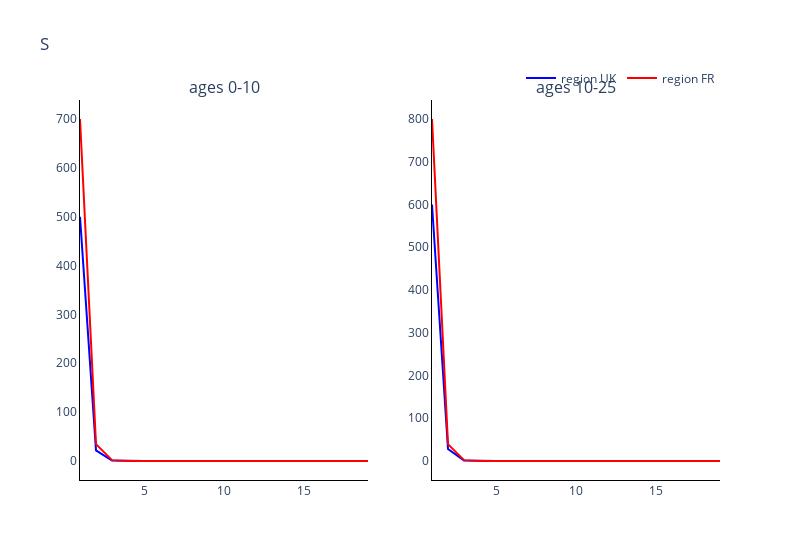
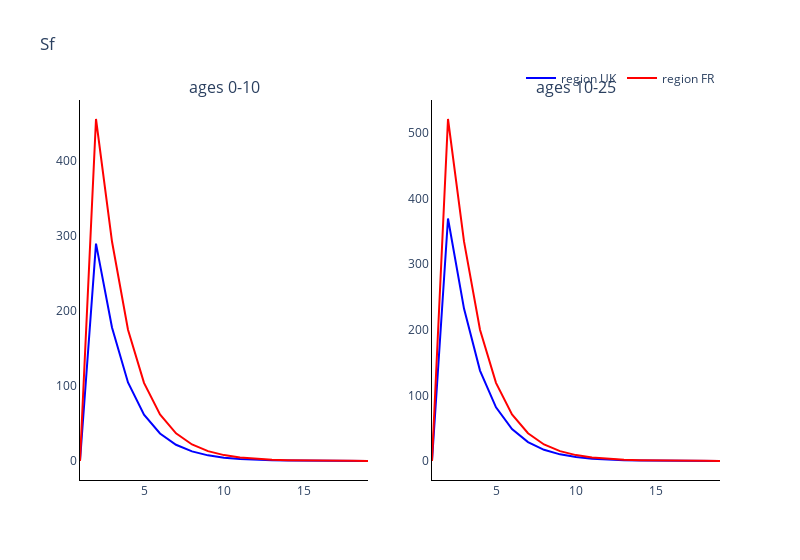
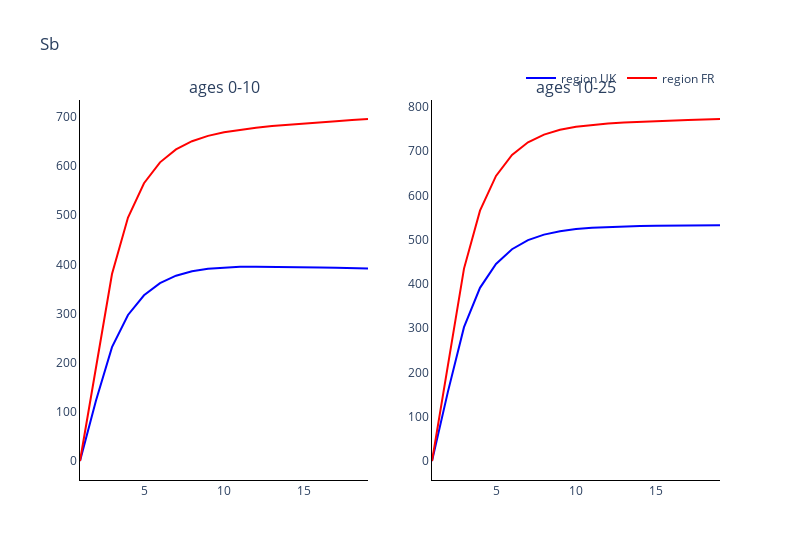
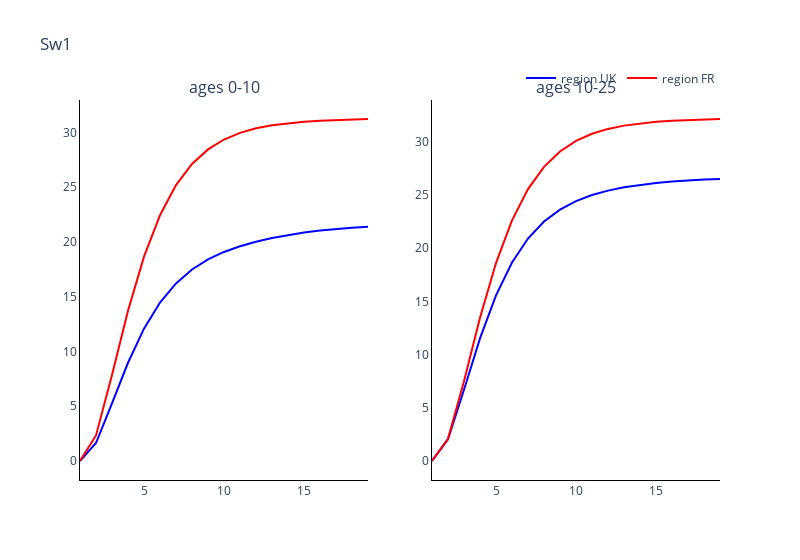

Write notebook code for charts like these, in order.
### Markdown cell above
### Plot the comparments of the two regions against each other

### Code cell
# Trace names - represent the solver used for the simulation
trace_name = ['region {}'.format(r) for r in regions]

# Compartment list - type and age
comparments = []
for n in model.output_names():
    comparments.append('{}'.format(n))

# Plot for each comparment
for c, comparment in enumerate(comparments):
    fig = go.Figure()
    fig = make_subplots(rows=int(np.ceil(len(age_groups)/2)), cols=2, subplot_titles=tuple('ages {}'.format(a) for a in age_groups))
    # Plot (line plot for each solver method for each age)
    for a, age in enumerate(age_groups):
        if a != 0:
            for o, out in enumerate(outputs):
                fig.add_trace(
                    go.Scatter(
                        y=out[:, c*len(age_groups)+a],
                        x=parameters.simulation_parameters.times,
                        mode='lines',
                        name=trace_name[o],
                        line_color=colours[o],
                        showlegend=False
                    ),
                    row= int(np.floor(a / 2)) + 1,
                    col= a % 2 + 1
                )
        
        else:
            for o, out in enumerate(outputs):
                fig.add_trace(
                    go.Scatter(
                        y=out[:, c*len(age_groups)+a],
                        x=parameters.simulation_parameters.times,
                        mode='lines',
                        name=trace_name[o],
                        line_color=colours[o]
                    ),
                    row= int(np.floor(a / 2)) + 1,
                    col= a % 2 + 1
                )

    # Add axis labels
    fig.update_layout(
        boxmode='group',
        title=comparment, 
        width=800,
        plot_bgcolor='white',
        xaxis=dict(linecolor='black'),
        yaxis=dict(linecolor='black'),
        xaxis2=dict(linecolor='black'),
        yaxis2=dict(linecolor='black'),
        xaxis3=dict(linecolor='black'),
        yaxis3=dict(linecolor='black'),
        xaxis4=dict(linecolor='black'),
        yaxis4=dict(linecolor='black'),
        xaxis5=dict(linecolor='black'),
        yaxis5=dict(linecolor='black'),
        xaxis6=dict(linecolor='black'),
        yaxis6=dict(linecolor='black'),
        xaxis7=dict(linecolor='black'),
        yaxis7=dict(linecolor='black'),
        xaxis8=dict(linecolor='black'),
        yaxis8=dict(linecolor='black'),
        legend=dict(
            orientation="h",
            yanchor="bottom",
            y=1.02,
            xanchor="right",
            x=1
        ))

    fig.show()

### Figure 1 — Plotly figure (JSON) as saved in the notebook; plotly's stock layout.template omitted (floating-point values rounded to 4 significant figures)
{"data": [{"line": {"color": "blue"}, "mode": "lines", "name": "region UK", "type": "scatter", "x": [1, 2, 3, 4, 5, 6, 7, 8, 9, 10, 11, 12, 13, 14, 15, 16, 17, 18, 19], "xaxis": "x", "y": [500, 21.83, 1.091, 0.09018, 0.03589, 0.02709, 0.02102, 0.01626, 0.01272, 0.01025, 0.008519, 0.007359, 0.006603, 0.006122, 0.005827, 0.005658, 0.005565, 0.00552, 0.005528], "yaxis": "y"}, {"line": {"color": "red"}, "mode": "lines", "name": "region FR", "type": "scatter", "x": [1, 2, 3, 4, 5, 6, 7, 8, 9, 10, 11, 12, 13, 14, 15, 16, 17, 18, 19], "xaxis": "x", "y": [700, 34.52, 1.787, 0.1502, 0.06021, 0.04532, 0.03517, 0.02709, 0.02103, 0.0167, 0.01378, 0.01177, 0.01044, 0.00958, 0.009045, 0.008679, 0.008429, 0.008271, 0.008176], "yaxis": "y"}, {"line": {"color": "blue"}, "mode": "lines", "name": "region UK", "showlegend": false, "type": "scatter", "x": [1, 2, 3, 4, 5, 6, 7, 8, 9, 10, 11, 12, 13, 14, 15, 16, 17, 18, 19], "xaxis": "x2", "y": [600, 27.88, 1.423, 0.1187, 0.04739, 0.0358, 0.02778, 0.02146, 0.01676, 0.01347, 0.01114, 0.009572, 0.008535, 0.00786, 0.007433, 0.007172, 0.007016, 0.006927, 0.006908], "yaxis": "y2"}, {"line": {"color": "red"}, "mode": "lines", "name": "region FR", "showlegend": false, "type": "scatter", "x": [1, 2, 3, 4, 5, 6, 7, 8, 9, 10, 11, 12, 13, 14, 15, 16, 17, 18, 19], "xaxis": "x2", "y": [800, 39.5, 2.045, 0.1717, 0.06856, 0.05138, 0.03964, 0.0303, 0.0233, 0.01829, 0.01492, 0.0126, 0.01105, 0.01006, 0.009444, 0.00902, 0.00873, 0.008548, 0.008437], "yaxis": "y2"}], "layout": {"annotations": [{"font": {"size": 16}, "showarrow": false, "text": "ages 0-10", "x": 0.225, "xanchor": "center", "xref": "paper", "y": 1, "yanchor": "bottom", "yref": "paper"}, {"font": {"size": 16}, "showarrow": false, "text": "ages 10-25", "x": 0.775, "xanchor": "center", "xref": "paper", "y": 1, "yanchor": "bottom", "yref": "paper"}], "boxmode": "group", "legend": {"orientation": "h", "x": 1, "xanchor": "right", "y": 1.02, "yanchor": "bottom"}, "plot_bgcolor": "white", "title": {"text": "S"}, "width": 800, "xaxis": {"anchor": "y", "domain": [0, 0.45], "linecolor": "black"}, "xaxis2": {"anchor": "y2", "domain": [0.55, 1], "linecolor": "black"}, "xaxis3": {"linecolor": "black"}, "xaxis4": {"linecolor": "black"}, "xaxis5": {"linecolor": "black"}, "xaxis6": {"linecolor": "black"}, "xaxis7": {"linecolor": "black"}, "xaxis8": {"linecolor": "black"}, "yaxis": {"anchor": "x", "domain": [0, 1], "linecolor": "black"}, "yaxis2": {"anchor": "x2", "domain": [0, 1], "linecolor": "black"}, "yaxis3": {"linecolor": "black"}, "yaxis4": {"linecolor": "black"}, "yaxis5": {"linecolor": "black"}, "yaxis6": {"linecolor": "black"}, "yaxis7": {"linecolor": "black"}, "yaxis8": {"linecolor": "black"}}}

### Figure 2 — Plotly figure (JSON) as saved in the notebook; plotly's stock layout.template omitted (floating-point values rounded to 4 significant figures)
{"data": [{"line": {"color": "blue"}, "mode": "lines", "name": "region UK", "type": "scatter", "x": [1, 2, 3, 4, 5, 6, 7, 8, 9, 10, 11, 12, 13, 14, 15, 16, 17, 18, 19], "xaxis": "x", "y": [0, 289.6, 177.9, 104.6, 61.84, 36.61, 21.65, 12.78, 7.529, 4.434, 2.615, 1.547, 0.9216, 0.5548, 0.3395, 0.213, 0.1386, 0.09474, 0.06884], "yaxis": "y"}, {"line": {"color": "red"}, "mode": "lines", "name": "region FR", "type": "scatter", "x": [1, 2, 3, 4, 5, 6, 7, 8, 9, 10, 11, 12, 13, 14, 15, 16, 17, 18, 19], "xaxis": "x", "y": [0, 455.6, 292.3, 174.8, 104.0, 61.95, 36.91, 22.0, 13.13, 7.842, 4.694, 2.818, 1.7, 1.033, 0.6353, 0.398, 0.2564, 0.1718, 0.1213], "yaxis": "y"}, {"line": {"color": "blue"}, "mode": "lines", "name": "region UK", "showlegend": false, "type": "scatter", "x": [1, 2, 3, 4, 5, 6, 7, 8, 9, 10, 11, 12, 13, 14, 15, 16, 17, 18, 19], "xaxis": "x2", "y": [0, 369.7, 232.4, 137.9, 81.78, 48.55, 28.82, 17.09, 10.13, 6.008, 3.568, 2.126, 1.274, 0.7706, 0.4728, 0.2964, 0.192, 0.13, 0.09314], "yaxis": "y2"}, {"line": {"color": "red"}, "mode": "lines", "name": "region FR", "showlegend": false, "type": "scatter", "x": [1, 2, 3, 4, 5, 6, 7, 8, 9, 10, 11, 12, 13, 14, 15, 16, 17, 18, 19], "xaxis": "x2", "y": [0, 521.3, 334.7, 200.1, 119.1, 70.94, 42.26, 25.19, 15.03, 8.977, 5.372, 3.223, 1.942, 1.178, 0.7227, 0.4508, 0.2885, 0.1916, 0.1337], "yaxis": "y2"}], "layout": {"annotations": [{"font": {"size": 16}, "showarrow": false, "text": "ages 0-10", "x": 0.225, "xanchor": "center", "xref": "paper", "y": 1, "yanchor": "bottom", "yref": "paper"}, {"font": {"size": 16}, "showarrow": false, "text": "ages 10-25", "x": 0.775, "xanchor": "center", "xref": "paper", "y": 1, "yanchor": "bottom", "yref": "paper"}], "boxmode": "group", "legend": {"orientation": "h", "x": 1, "xanchor": "right", "y": 1.02, "yanchor": "bottom"}, "plot_bgcolor": "white", "title": {"text": "Sf"}, "width": 800, "xaxis": {"anchor": "y", "domain": [0, 0.45], "linecolor": "black"}, "xaxis2": {"anchor": "y2", "domain": [0.55, 1], "linecolor": "black"}, "xaxis3": {"linecolor": "black"}, "xaxis4": {"linecolor": "black"}, "xaxis5": {"linecolor": "black"}, "xaxis6": {"linecolor": "black"}, "xaxis7": {"linecolor": "black"}, "xaxis8": {"linecolor": "black"}, "yaxis": {"anchor": "x", "domain": [0, 1], "linecolor": "black"}, "yaxis2": {"anchor": "x2", "domain": [0, 1], "linecolor": "black"}, "yaxis3": {"linecolor": "black"}, "yaxis4": {"linecolor": "black"}, "yaxis5": {"linecolor": "black"}, "yaxis6": {"linecolor": "black"}, "yaxis7": {"linecolor": "black"}, "yaxis8": {"linecolor": "black"}}}

### Figure 3 — Plotly figure (JSON) as saved in the notebook; plotly's stock layout.template omitted (floating-point values rounded to 4 significant figures)
{"data": [{"line": {"color": "blue"}, "mode": "lines", "name": "region UK", "type": "scatter", "x": [1, 2, 3, 4, 5, 6, 7, 8, 9, 10, 11, 12, 13, 14, 15, 16, 17, 18, 19], "xaxis": "x", "y": [0, 123.1, 231.5, 297.1, 337.1, 361.7, 376.8, 385.9, 391.0, 393.7, 394.9, 395.3, 395.1, 394.7, 394.2, 393.6, 393.0, 392.2, 391.3], "yaxis": "y"}, {"line": {"color": "red"}, "mode": "lines", "name": "region FR", "type": "scatter", "x": [1, 2, 3, 4, 5, 6, 7, 8, 9, 10, 11, 12, 13, 14, 15, 16, 17, 18, 19], "xaxis": "x", "y": [0, 193.8, 380.2, 495.2, 564.9, 607.4, 633.7, 650.4, 661.2, 668.6, 673.9, 677.9, 681.2, 684.0, 686.6, 688.9, 691.2, 693.4, 695.5], "yaxis": "y"}, {"line": {"color": "blue"}, "mode": "lines", "name": "region UK", "showlegend": false, "type": "scatter", "x": [1, 2, 3, 4, 5, 6, 7, 8, 9, 10, 11, 12, 13, 14, 15, 16, 17, 18, 19], "xaxis": "x2", "y": [0, 157.2, 302.4, 391.1, 445.2, 478.3, 498.8, 511.4, 519.2, 523.9, 526.8, 528.6, 529.8, 530.6, 531.2, 531.7, 532.0, 532.2, 532.3], "yaxis": "y2"}, {"line": {"color": "red"}, "mode": "lines", "name": "region FR", "showlegend": false, "type": "scatter", "x": [1, 2, 3, 4, 5, 6, 7, 8, 9, 10, 11, 12, 13, 14, 15, 16, 17, 18, 19], "xaxis": "x2", "y": [0, 221.7, 434.6, 565.4, 644.0, 691.3, 719.9, 737.3, 748.2, 755.0, 759.5, 762.5, 764.7, 766.5, 767.9, 769.2, 770.4, 771.5, 772.5], "yaxis": "y2"}], "layout": {"annotations": [{"font": {"size": 16}, "showarrow": false, "text": "ages 0-10", "x": 0.225, "xanchor": "center", "xref": "paper", "y": 1, "yanchor": "bottom", "yref": "paper"}, {"font": {"size": 16}, "showarrow": false, "text": "ages 10-25", "x": 0.775, "xanchor": "center", "xref": "paper", "y": 1, "yanchor": "bottom", "yref": "paper"}], "boxmode": "group", "legend": {"orientation": "h", "x": 1, "xanchor": "right", "y": 1.02, "yanchor": "bottom"}, "plot_bgcolor": "white", "title": {"text": "Sb"}, "width": 800, "xaxis": {"anchor": "y", "domain": [0, 0.45], "linecolor": "black"}, "xaxis2": {"anchor": "y2", "domain": [0.55, 1], "linecolor": "black"}, "xaxis3": {"linecolor": "black"}, "xaxis4": {"linecolor": "black"}, "xaxis5": {"linecolor": "black"}, "xaxis6": {"linecolor": "black"}, "xaxis7": {"linecolor": "black"}, "xaxis8": {"linecolor": "black"}, "yaxis": {"anchor": "x", "domain": [0, 1], "linecolor": "black"}, "yaxis2": {"anchor": "x2", "domain": [0, 1], "linecolor": "black"}, "yaxis3": {"linecolor": "black"}, "yaxis4": {"linecolor": "black"}, "yaxis5": {"linecolor": "black"}, "yaxis6": {"linecolor": "black"}, "yaxis7": {"linecolor": "black"}, "yaxis8": {"linecolor": "black"}}}

### Figure 4 — Plotly figure (JSON) as saved in the notebook; plotly's stock layout.template omitted (floating-point values rounded to 4 significant figures)
{"data": [{"line": {"color": "blue"}, "mode": "lines", "name": "region UK", "type": "scatter", "x": [1, 2, 3, 4, 5, 6, 7, 8, 9, 10, 11, 12, 13, 14, 15, 16, 17, 18, 19], "xaxis": "x", "y": [0, 1.641, 5.253, 8.969, 12.08, 14.47, 16.22, 17.48, 18.4, 19.09, 19.61, 20.02, 20.36, 20.63, 20.86, 21.04, 21.19, 21.3, 21.38], "yaxis": "y"}, {"line": {"color": "red"}, "mode": "lines", "name": "region FR", "type": "scatter", "x": [1, 2, 3, 4, 5, 6, 7, 8, 9, 10, 11, 12, 13, 14, 15, 16, 17, 18, 19], "xaxis": "x", "y": [0, 2.332, 7.861, 13.71, 18.66, 22.44, 25.19, 27.12, 28.45, 29.35, 29.96, 30.38, 30.66, 30.85, 30.98, 31.08, 31.14, 31.19, 31.23], "yaxis": "y"}, {"line": {"color": "blue"}, "mode": "lines", "name": "region UK", "showlegend": false, "type": "scatter", "x": [1, 2, 3, 4, 5, 6, 7, 8, 9, 10, 11, 12, 13, 14, 15, 16, 17, 18, 19], "xaxis": "x2", "y": [0, 2.052, 6.695, 11.52, 15.56, 18.66, 20.91, 22.5, 23.63, 24.42, 24.99, 25.41, 25.72, 25.96, 26.14, 26.28, 26.38, 26.45, 26.51], "yaxis": "y2"}, {"line": {"color": "red"}, "mode": "lines", "name": "region FR", "showlegend": false, "type": "scatter", "x": [1, 2, 3, 4, 5, 6, 7, 8, 9, 10, 11, 12, 13, 14, 15, 16, 17, 18, 19], "xaxis": "x2", "y": [0, 2.08, 7.498, 13.45, 18.6, 22.61, 25.56, 27.65, 29.09, 30.08, 30.76, 31.21, 31.52, 31.73, 31.88, 31.98, 32.05, 32.1, 32.14], "yaxis": "y2"}], "layout": {"annotations": [{"font": {"size": 16}, "showarrow": false, "text": "ages 0-10", "x": 0.225, "xanchor": "center", "xref": "paper", "y": 1, "yanchor": "bottom", "yref": "paper"}, {"font": {"size": 16}, "showarrow": false, "text": "ages 10-25", "x": 0.775, "xanchor": "center", "xref": "paper", "y": 1, "yanchor": "bottom", "yref": "paper"}], "boxmode": "group", "legend": {"orientation": "h", "x": 1, "xanchor": "right", "y": 1.02, "yanchor": "bottom"}, "plot_bgcolor": "white", "title": {"text": "Sw1"}, "width": 800, "xaxis": {"anchor": "y", "domain": [0, 0.45], "linecolor": "black"}, "xaxis2": {"anchor": "y2", "domain": [0.55, 1], "linecolor": "black"}, "xaxis3": {"linecolor": "black"}, "xaxis4": {"linecolor": "black"}, "xaxis5": {"linecolor": "black"}, "xaxis6": {"linecolor": "black"}, "xaxis7": {"linecolor": "black"}, "xaxis8": {"linecolor": "black"}, "yaxis": {"anchor": "x", "domain": [0, 1], "linecolor": "black"}, "yaxis2": {"anchor": "x2", "domain": [0, 1], "linecolor": "black"}, "yaxis3": {"linecolor": "black"}, "yaxis4": {"linecolor": "black"}, "yaxis5": {"linecolor": "black"}, "yaxis6": {"linecolor": "black"}, "yaxis7": {"linecolor": "black"}, "yaxis8": {"linecolor": "black"}}}
